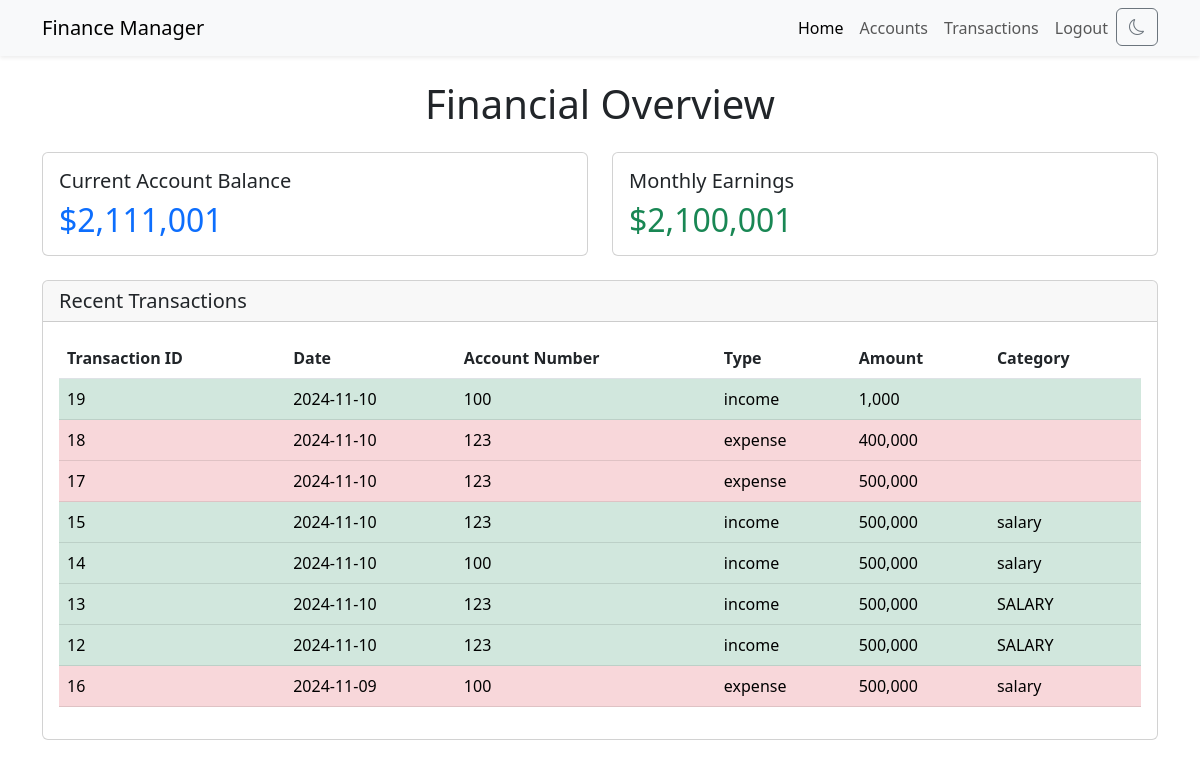
The page / (signed in) on the database its author committed.
### app.py (models this page shows, shortened)
class TransactionsTable(db.Model):
    __tablename__ = 'transactions'
    tno = db.Column(db.Integer, primary_key = True, autoincrement = True)
    userid = db.Column(db.Integer, db.ForeignKey("users.id", ondelete='CASCADE'), nullable = False)
    date = db.Column(db.String, nullable = False)
    accno = db.Column(db.Integer, db.ForeignKey("accounts.accno"), nullable = False)
    type = db.Column(db.String, nullable = False)
    amount = db.Column(db.Integer, nullable = False)
    category = db.Column(db.String)

### app.py (the view)
@app.route("/", methods = ["GET", "POST"])
@login_required
def index():
    transactions = TransactionsTable.query.filter_by(userid=current_user.id).order_by(TransactionsTable.date.desc(), TransactionsTable.tno.desc()).all()
    total = sum([i.balance for i in AccountsTable.query.filter_by(userid=current_user.id).all()])
    monthly = sum([i.amount if i.type == 'income' else -i.amount for i in TransactionsTable.query.filter(
        TransactionsTable.userid == current_user.id,
        TransactionsTable.date >= datetime.now() - timedelta(days=30)
    ).all()])
    return render_template("index.html", transactions=transactions[:8], total=total, monthly=monthly)

### app.py (called while the page is built)
@login_manager.user_loader
def load_user(user_id):
    return UsersTable.query.get(int(user_id))

### templates/index.html
{% extends "layout.html" %}
{% block content %}
<div class="container mt-4">
    <h1 class="mb-4 text-center">Financial Overview</h1>
    <div class="row">
        <div class="col-md-6 mb-4">
            <div class="card">
                <div class="card-body">
                    <h5 class="card-title">Current Account Balance</h5>
                    <h2 id="totalBalance" class="card-text text-primary">${{"{:,}".format(total)}}</h2>
                </div>
            </div>
        </div>
        <div class="col-md-6 mb-4">
            <div class="card">
                <div class="card-body">
                    <h5 class="card-title">Monthly Earnings</h5>
                    <h2 id="monthlyEarnings" class="card-text text-success">${{"{:,}".format(monthly)}}</h2>
                </div>
            </div>
        </div>
    </div>
    <div class="card mb-4">
        <div class="card-header">
            <h5 class="card-title mb-0">Recent Transactions</h5>
        </div>
        <div class="card-body">
            {% if transactions %}
            <table id="transactionsTable" class="table">
                <thead>
                    <tr>
                        <th scope="col">Transaction ID</th>
                        <th scope="col">Date</th>
                        <th scope="col">Account Number</th>
                        <th scope="col">Type</th>
                        <th scope="col">Amount</th>
                        <th scope="col">Category</th>
                    </tr>
                </thead>
                <tbody>
                    {% for transaction in transactions %}
                    {% if transaction.type == 'income' %}
                        <tr class="table-success">
                    {% else %}
                        <tr class="table-danger">
                    {% endif %}
                            <td>{{transaction.tno}}</td>
                            <td>{{transaction.date}}</td>
                            <td>{{transaction.accno}}</td>
                            <td>{{transaction.type}}</td>
                            <td>{{"{:,}".format(transaction.amount)}}</td>
                            <td>{{transaction.category}}</td>
                        </tr>
                    {% endfor %}
                </tbody>
            </table>
            {% else %}
            <div class="alert alert-info" role="info">
                <i class="fas fa-exclamation-circle"></i> &nbsp; No transactions yet.
            </div>
            {% endif %}
        </div>
    </div>
</div>
{% endblock %}

### rows shown on the page
TransactionsTable: amount "1,000"
TransactionsTable: amount "400,000"
TransactionsTable: amount "500,000"
TransactionsTable: amount "500,000"
TransactionsTable: amount "500,000"
TransactionsTable: amount "500,000"
TransactionsTable: amount "500,000"
TransactionsTable: amount "500,000"

### other values the page prints
{{ "{:,}".format(total) }} "2,111,001"
{{ "{:,}".format(monthly) }} "2,100,001"
